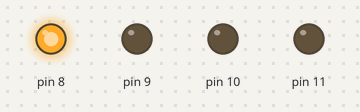
Bench run of a sketch on a simulated Arduino Uno, built with avr-gcc and run on an emulated ATmega328P. Shown: output pins drawn as LEDs (lit = HIGH). What the sketch prints to the serial monitor is not drawn.

Above: at 0.15 s.
At 1.1 s:
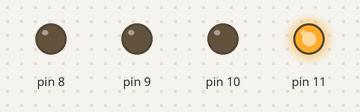
At 1.41 s:
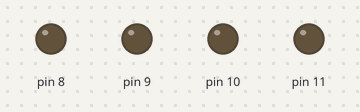
At 3.3 s:
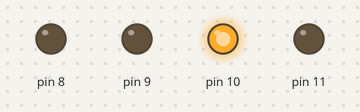
At 5.51 s:
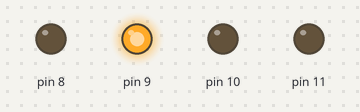
Timing chart, 0 to 5.8 s (numbered marks = the images above):
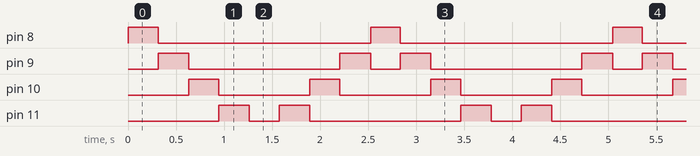

The sketch:

leds3.ino
```cpp
#include <Arduino_FreeRTOS.h>

void TaskBlink1( void *pvParameters );

void TaskBlink2( void *pvParameters );

void Taskprint( void *pvParameters );

void setup() {

  // comunicacion 9600 bps:

  Serial.begin(9600);

  xTaskCreate(

    TaskBlink1

    ,  "task1"

    ,  128

    ,  NULL

    ,  1

    ,  NULL );

  xTaskCreate(

    TaskBlink2

    ,  "task2"

    ,  128

    ,  NULL

    ,  1

    ,  NULL );

    xTaskCreate(

    Taskprint

    ,  "task3"

    ,  128

    ,  NULL

    ,  1

    ,  NULL );

vTaskStartScheduler();

}

void loop()

{

}

void TaskBlink1(void *pvParameters)  {
  // B0 B1 B2 B3

  //DDRD = B11111111;

  pinMode(8, OUTPUT);
  pinMode(9,OUTPUT);
  pinMode(10,OUTPUT);
  pinMode(11,OUTPUT);
  while(1)

  {
    Serial.println("Task1");
    PORTB = B00000001;
    vTaskDelay( 300 / portTICK_PERIOD_MS );
    PORTB = (PORTB & B00000000) | B00000010;
    vTaskDelay( 300 / portTICK_PERIOD_MS );
    PORTB = (PORTB & B00000000) | B00000100;
    vTaskDelay( 300 / portTICK_PERIOD_MS );
    PORTB = (PORTB & B00000000) | B00001000;
    vTaskDelay( 300 / portTICK_PERIOD_MS );

    PORTB = (PORTB & B00000000) | B00000000;
    vTaskDelay( 300 / portTICK_PERIOD_MS );

    // forward leds return
    PORTB = (PORTB & B00000000) | B00001000;
    vTaskDelay( 300 / portTICK_PERIOD_MS );
    PORTB = (PORTB & B00000000) | B00000100;
    vTaskDelay( 300 / portTICK_PERIOD_MS );
    PORTB = (PORTB & B00000000) | B00000010;
    vTaskDelay( 300 / portTICK_PERIOD_MS );
  }

}

void TaskBlink2(void *pvParameters)

{

  //pinMode(7, OUTPUT);

  //DDRD = B11111111;
  //pinMode(10, OUTPUT);
  //pinMode(11, OUTPUT);

  while(1)

  {

   Serial.println("Task2");

   //PORTB = (PORTB | B00001100);
   //vTaskDelay( 500 / portTICK_PERIOD_MS );
   //PORTB = (PORTB | B00000000);
   //vTaskDelay( 500 / portTICK_PERIOD_MS );


    //digitalWrite(7, HIGH);

    //vTaskDelay( 300 / portTICK_PERIOD_MS );

    //digitalWrite(7, LOW);

    //vTaskDelay( 300 / portTICK_PERIOD_MS );

  }

}

void Taskprint(void *pvParameters)  {

  int counter = 0;

  while(1)

  {

counter++;

  Serial.println(counter);

  vTaskDelay(500 / portTICK_PERIOD_MS);    }

}
```

Measured:
- by itself, pin 8: alternates HIGH for 0.31 s and LOW for 2.2 s
- by itself, pin 9: repeats every 2.5 s: LOW 1.6 s, HIGH 0.32 s, LOW 0.31 s, HIGH 0.32 s
- by itself, pin 10: alternates HIGH for 0.32 s and LOW for 0.94 s
- by itself, pin 11: repeats every 2.5 s: LOW 0.32 s, HIGH 0.32 s, LOW 1.6 s, HIGH 0.32 s
